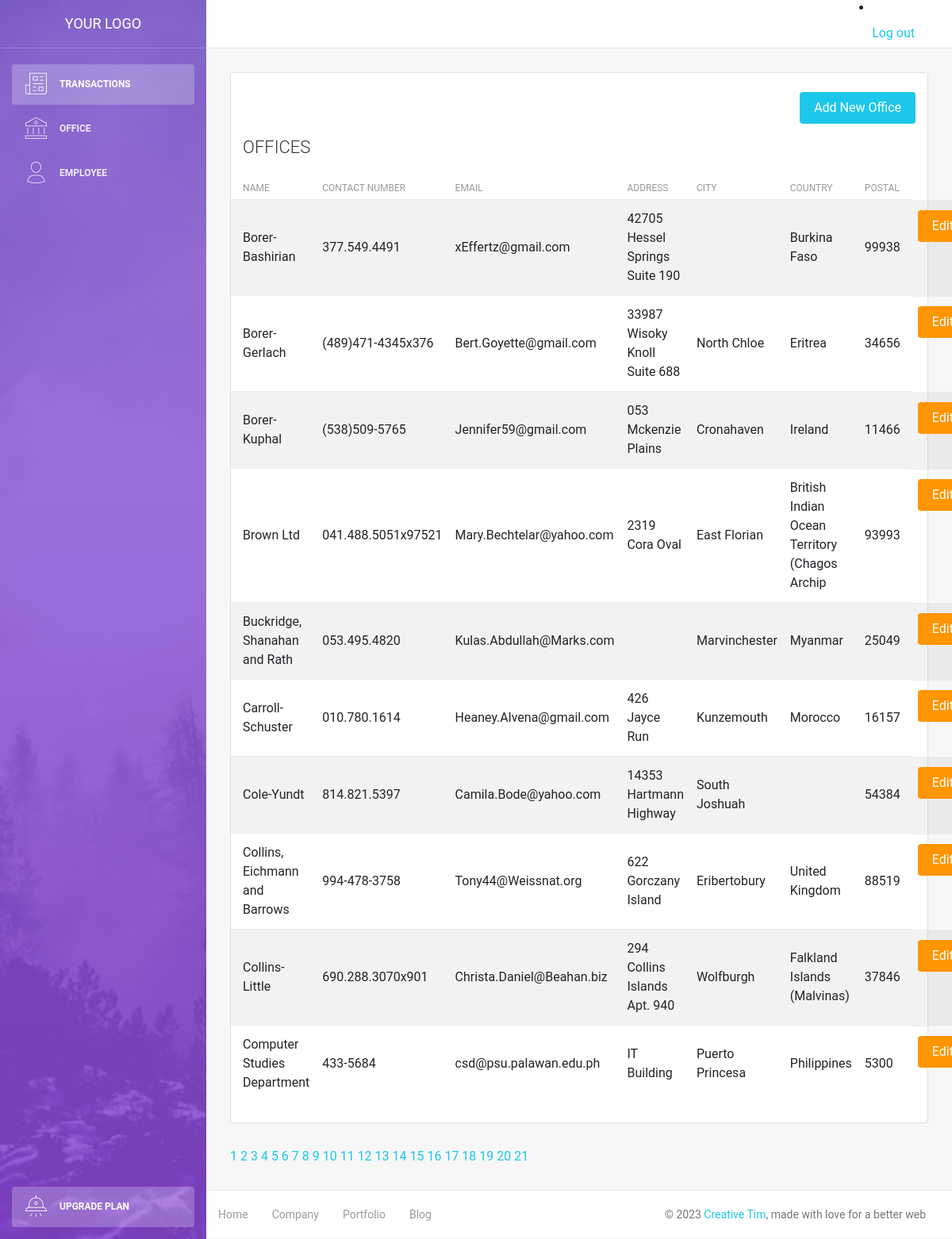
Screenshot of /office.php?page=3 with the database file from the repository.
### tables this page shows
CREATE TABLE `office` (
  `id` int(11) NOT NULL,
  `name` varchar(45) NOT NULL,
  `contactnum` varchar(45) DEFAULT NULL,
  `email` varchar(45) DEFAULT NULL,
  `address` varchar(45) DEFAULT NULL,
  `city` varchar(45) DEFAULT NULL,
  `country` varchar(45) DEFAULT NULL,
  `postal` int(11) DEFAULT NULL
);

### office.php (the view, shortened to what this page needs)
<!DOCTYPE html>
<html lang="en">
<head>
    <link rel="stylesheet" href="https://maxcdn.bootstrapcdn.com/font-awesome/latest/css/font-awesome.min.css" />
    <link href="assets/css/bootstrap.min.css" rel="stylesheet" />
    <link href="assets/css/light-bootstrap-dashboard.css?v=2.0.0 " rel="stylesheet" />
    <link href="assets/css/demo.css" rel="stylesheet" />
</head>
<body>
<?php
require ('config/db.php');
$results_per_page = 10;
$query = "SELECT * FROM office";
$result = mysqli_query($conn, $query);
$number_of_result = mysqli_num_rows($result);
$number_of_page = ceil($number_of_result / $results_per_page);
if(!isset($_GET['page'])){
    $page = 1;
}else{
    $page = $_GET['page'];
}
$page_first_result = ($page-1) * $results_per_page;
$query = 'SELECT * FROM office ORDER BY name LIMIT '. $page_first_result .',' . $results_per_page . '';
$result = mysqli_query($conn, $query);
$offices = mysqli_fetch_all($result, MYSQLI_ASSOC);
?>
    <div class="wrapper">
        <div class="sidebar" data-image="assets/img/sidebar-5.jpg">
            <div class="sidebar-wrapper">
                <?php include('includes/sidebar.php'); ?>
            </div>
        </div>
        <div class="main-panel">
        <?php include('includes/navbar.php'); ?>
            <div class="content">
                <div class="container-fluid">
                    <div class = "row">
                    <div class="col-md-12">
                            <div class="card strpied-tabled-with-hover">
                            <br/>
                            <div class="col-md-12">
                                <a href="office-add.php">
                                    <button type="submit" class="btn btn-info btn-fill pull-right">Add New Office</button>
                                </a>
                            </div>
                            <div class="card-header ">
                                    <h4 class="card-title">OFFICES</h4>
                                </div>
                                <div class="card-body table-full-width table-responsive">
                                    <table class="table table-hover table-striped">
                                    <thead>
                                        <th>Name</th>
                                        <th>Contact Number</th>
                                        <th>Email</th>
                                        <th>Address</th>
                                        <th>City</th>
                                        <th>Country</th>
                                        <th>Postal</th>
                                    </thead>
                                    <tbody>
                                        <?php foreach($offices as $office) : ?>
                                        <tr>
                                            <td><?php echo $office['name']; ?></td>
                                            <td><?php echo $office['contactnum']; ?></td>
                                            <td><?php echo $office['email']; ?></td>
                                            <td><?php echo $office['address']; ?></td>
                                            <td><?php echo $office['city']; ?></td>
                                            <td><?php echo $office['country']; ?></td>
                                            <td><?php echo $office['postal']; ?></td>
                                            <td>
                                            <a href="office-edit.php?id=<?php echo $office['id']; ?>">
                                            <button type="submit" class ="btn btn-warning btn-fill pull-right">Edit</button>
                                        </a>
                                        </td>
                                        </tr>
                                            <?php endforeach ?>
                                        </tbody>
                                    </table>
                                </div>
                            </div>
                        </div>
                    </div>
                    <?php
                for($page=1; $page <= $number_of_page; $page++){
                    echo '<a href = "office.php?page='. $page .'">  ' . $page . '</a>';
                }
            ?>
                </div>
            </div>
            <footer class="footer">
                <div class="container-fluid">
                    <nav>
                        <ul class="footer-menu">
                            <li>
                                <a href="#">
                                    Home
                                </a>
                            </li>
                            <li>
                                <a href="#">
                                    Company
                                </a>
                            </li>
                            <li>
                                <a href="#">
                                    Portfolio
                                </a>
                            </li>
                            <li>
                                <a href="#">
                                    Blog
                                </a>
                            </li>
                        </ul>
                        <p class="copyright text-center">
                            ©
                            <a href="http://www.creative-tim.com">Creative Tim</a>, made with love for a better web
                        </p>
                    </nav>
                </div>
            </footer>
        </div>
    </div>
</body>
</html>

### rows the page displays
office: name "Borer-Bashirian", contactnum "377.549.4491", email "xEffertz@gmail.com", address "42705 Hessel Springs Suite 190", country "Burkina Faso", postal "99938"
office: name "Borer-Gerlach", contactnum "(489)471-4345x376", email "Bert.Goyette@gmail.com", address "33987 Wisoky Knoll Suite 688", city "North Chloe", country "Eritrea", postal "34656"
office: name "Borer-Kuphal", contactnum "(538)509-5765", email "Jennifer59@gmail.com", address "053 Mckenzie Plains", city "Cronahaven", country "Ireland", postal "11466"
office: name "Brown Ltd", contactnum "041.488.5051x97521", email "Mary.Bechtelar@yahoo.com", address "2319 Cora Oval", city "East Florian", country "British Indian Ocean Territory (Chagos Archip", postal "93993"
office: name "Buckridge, Shanahan and Rath", contactnum "053.495.4820", email "Kulas.Abdullah@Marks.com", city "Marvinchester", country "Myanmar", postal "25049"
office: name "Carroll-Schuster", contactnum "010.780.1614", email "Heaney.Alvena@gmail.com", address "426 Jayce Run", city "Kunzemouth", country "Morocco", postal "16157"
office: name "Cole-Yundt", contactnum "814.821.5397", email "Camila.Bode@yahoo.com", address "14353 Hartmann Highway", city "South Joshuah", postal "54384"
office: name "Collins, Eichmann and Barrows", contactnum "994-478-3758", email "Tony44@Weissnat.org", address "622 Gorczany Island", city "Eribertobury", country "United Kingdom", postal "88519"
office: name "Collins-Little", contactnum "690.288.3070x901", email "Christa.Daniel@Beahan.biz", address "294 Collins Islands Apt. 940", city "Wolfburgh", country "Falkland Islands (Malvinas)", postal "37846"
office: name "Computer Studies Department", contactnum "433-5684", email "csd@psu.palawan.edu.ph", address "IT Building", city "Puerto Princesa", country "Philippines", postal "5300"
